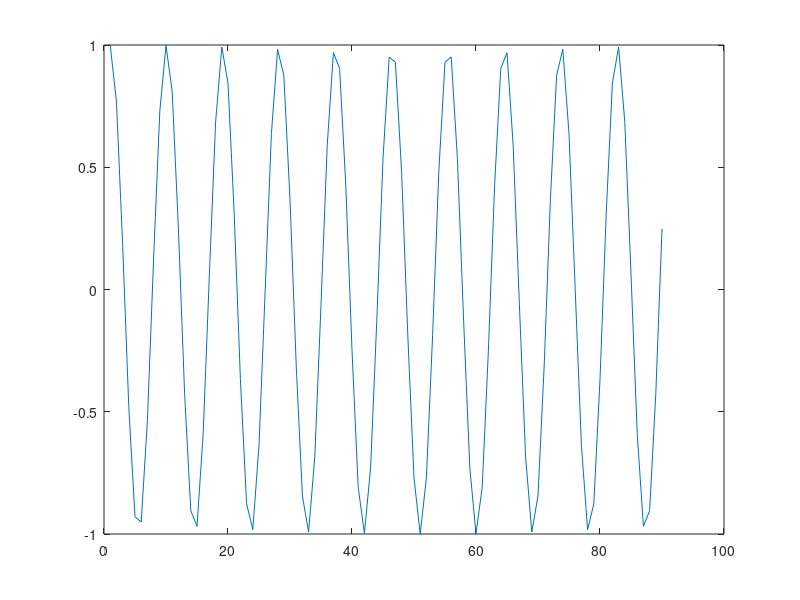
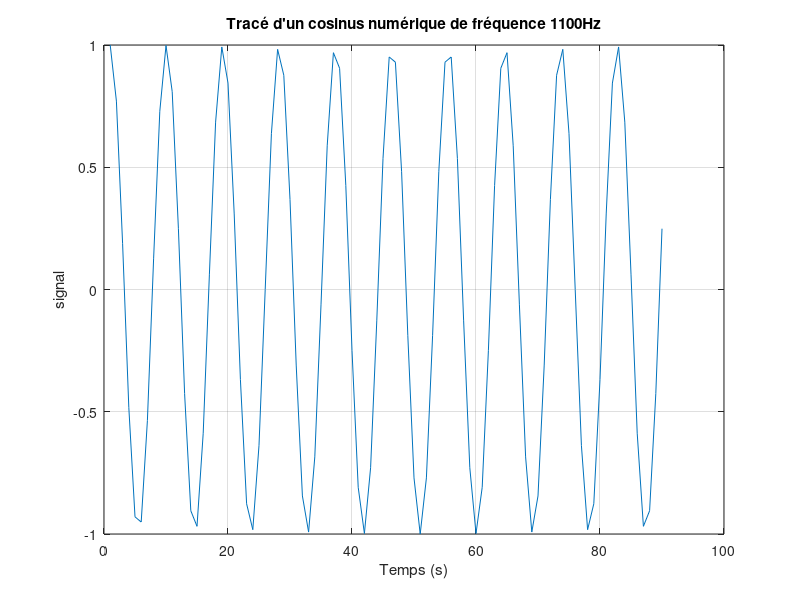
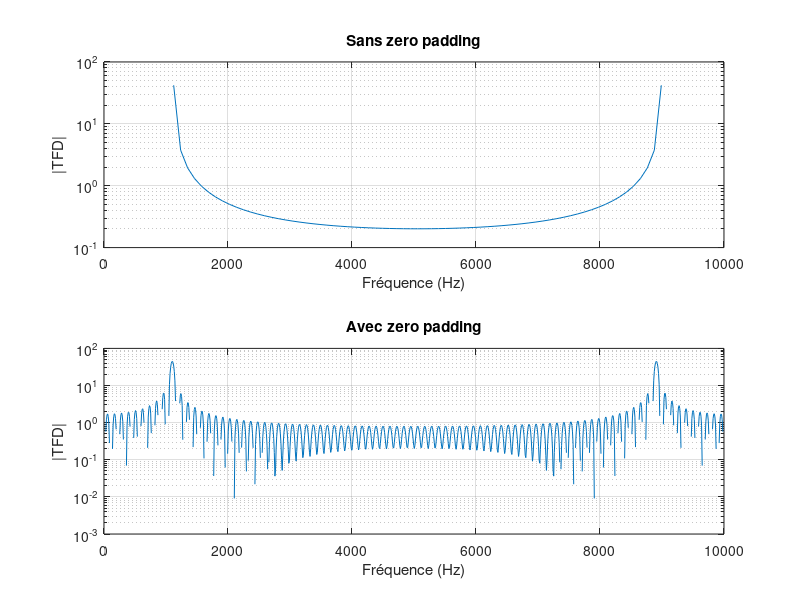
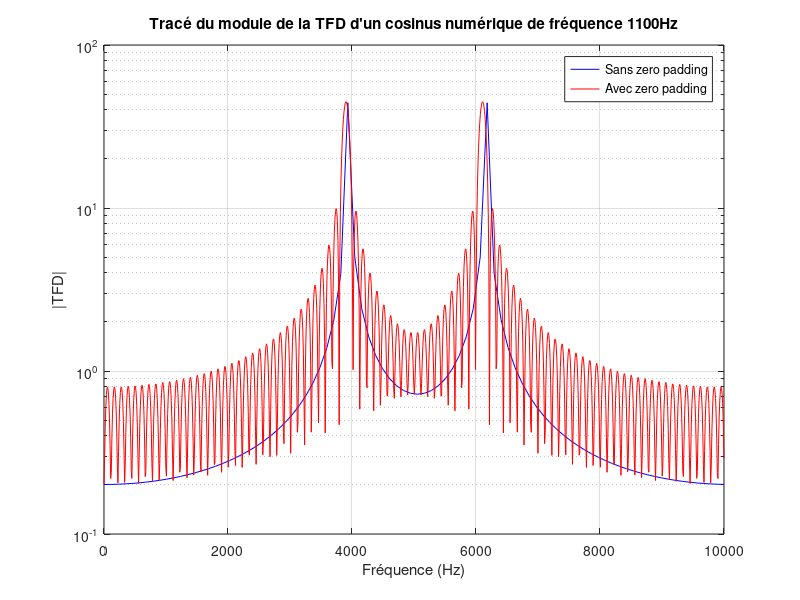

Write the MATLAB code that produced these figures, in order. (Note: this script raises an error after producing the figures.)
%%%%%%%%%%%%%%%%%%%%%%%%%%%%%%%%%%%%%%%%%%%%%%%%%%%%%%%%%%%%%%%%%%%%%%%%%%
%               TP1 de Traitement Numérique du Signal
%                   SCIENCES DU NUMERIQUE 1A
%                       Fevrier 2024 
%                        Nolann MARTIN
%%%%%%%%%%%%%%%%%%%%%%%%%%%%%%%%%%%%%%%%%%%%%%%%%%%%%%%%%%%%%%%%%%%%%%%%%%

clear all
close all

%%%%%%%%%%%%%%%%%%%%%%%%%%%%%%%%%%%%%%%%%%%%%%%%%%%%%%%%%%%%%%%%%%%%%%%%%%
%PARAMETRES GENERAUX
%%%%%%%%%%%%%%%%%%%%%%%%%%%%%%%%%%%%%%%%%%%%%%%%%%%%%%%%%%%%%%%%%%%%%%%%%%
A=1;        %amplitude du cosinus
f0=1100;       %fr�quence du cosinus en Hz
T0=1/f0;       %p�riode du cosinus en secondes
N=90;        %nombre d'�chantillons souhait�s pour le cosinus
Fe1=10000;%fr�quence d'�chantillonnage en Hz
Fe2 = 1000;
Te2 = 1/Fe2;
Te1=1/Fe1;       %p�riode d'�chantillonnage en secondes
SNR="feur";      %SNR souhait� en dB pour le cosinus bruit�


%%%%%%%%%%%%%%%%%%%%%%%%%%%%%%%%%%%%%%%%%%%%%%%%%%%%%%%%%%%%%%%%%%%%%%%%%%
%GENERATION DU COSINUS NUMERIQUE
%%%%%%%%%%%%%%%%%%%%%%%%%%%%%%%%%%%%%%%%%%%%%%%%%%%%%%%%%%%%%%%%%%%%%%%%%%
%D�finition de l'�chelle temporelle
t1 = linspace(0,(N-1)*Te1,N);
t2 = linspace(0,(N-1)*Te2,N);
%G�n�ration de N �chantillons de cosinus � la fr�quence f0
x=A*cos(2*pi*f0*t1);
x2 = A*cos(2*pi*f0*t1);
%%%%%%%%%%%%%%%%%%%%%%%%%%%%%%%%%%%%%%%%%%%%%%%%%%%%%%%%%%%%%%%%%%%%%%%%%%
%TRACE DU COSINUS NUMERIQUE
%%%%%%%%%%%%%%%%%%%%%%%%%%%%%%%%%%%%%%%%%%%%%%%%%%%%%%%%%%%%%%%%%%%%%%%%%%
%Sans se pr�occuper de l'�chelle temporelle
figure
plot(x)

%Trac� avec une �chelle temporelle en secondes
%des labels sur les axes et un titre (utilisation de xlabel, ylabel et
%title)
figure
plot(x2);
grid
xlabel('Temps (s)')
ylabel('signal')
title(['Tracé d''un cosinus numérique de fréquence ' num2str(f0) 'Hz']);

%%%%%%%%%%%%%%%%%%%%%%%%%%%%%%%%%%%%%%%%%%%%%%%%%%%%%%%%%%%%%%%%%%%%%%%%%%
%CALCUL DE LA TRANSFORMEE DE FOURIER NUMERIQUE (TFD) DU COSINUS NUMERIQUE
%%%%%%%%%%%%%%%%%%%%%%%%%%%%%%%%%%%%%%%%%%%%%%%%%%%%%%%%%%%%%%%%%%%%%%%%%%
%Sans zero padding 
X=fft(x);
%Avec zero padding (ZP : param�tre de zero padding � d�finir)         
X_ZP=fft(x2,1024);

%%%%%%%%%%%%%%%%%%%%%%%%%%%%%%%%%%%%%%%%%%%%%%%%%%%%%%%%%%%%%%%%%%%%%%%%%%
%TRACE DU MODULE DE LA TFD DU COSINUS NUMERIQUE EN ECHELLE LOG
%SANS PUIS AVEC ZERO PADDING
%%%%%%%%%%%%%%%%%%%%%%%%%%%%%%%%%%%%%%%%%%%%%%%%%%%%%%%%%%%%%%%%%%%%%%%%%%

%Avec une �chelle fr�quentielle en Hz
%des labels sur les axes et des titres
%Trac�s en utilisant plusieurs zones de la figure (utilisation de subplot) 
figure('name',['Tracé du module de la TFD d''un cosinus numérique de fréquence ' num2str(f0) 'Hz'])

subplot(2,1,1)
echelle_frequentielle=linspace(0,Fe1,length(X));
semilogy(echelle_frequentielle,X);
grid
title('Sans zero padding')
xlabel('Fréquence (Hz)')
ylabel('|TFD|')

subplot(2,1,2)
echelle_frequentielle=linspace(0,Fe1,length(X_ZP));
semilogy(echelle_frequentielle,X_ZP);
grid
title('Avec zero padding')
xlabel('Fréquence (Hz)')
ylabel('|TFD|')

%Avec une �chelle fr�quentielle en Hz
%des labels sur les axes et des titres
%Trac�s superpos�s sur une m�me figure 
% (utilisation de hold, de couleurs diff�rentes et de legend)
% !! UTILISER ICI fftshit POUR LE TRACE !!
figure
echelle_frequentielle=linspace(0,Fe1,length(X));
semilogy(echelle_frequentielle,fftshift(abs(X)),'b');    %Trac� en bleu : 'b'
hold on
echelle_frequentielle=linspace(0,Fe1,length(X_ZP));
semilogy(echelle_frequentielle,fftshift(abs(X_ZP)),'r'); %Trac� en rouge : 'r'
grid
legend('Sans zero padding','Avec zero padding')
xlabel('Fréquence (Hz)')
ylabel('|TFD|')
title(['Tracé du module de la TFD d''un cosinus numérique de fréquence ' num2str(f0) 'Hz'])

%%%%%%%%%%%%%%%%%%%%%%%%%%%%%%%%%%%%%%%%%%%%%%%%%%%%%%%%%%%%%%%%%%%%%%%%%%
%CALCUL DE LA TFD DU COSINUS NUMERIQUE AVEC FENETRAGE
%%%%%%%%%%%%%%%%%%%%%%%%%%%%%%%%%%%%%%%%%%%%%%%%%%%%%%%%%%%%%%%%%%%%%%%%%%
%Application de la fen�tre de pond�ration de Hamming
x_fenetre_hamming=x.*hamming(length(x)).';
%Calcul de la TFD pond�r�e, avec zeros padding
X_ZP_hamming=fft(x_fenetre_hamming);
%Application de la fen�tre de pond�ration de Blackman
x_fenetre_blackman=x.*blackman(length(x)).';
%Calcul de la TFD pond�r�e, avec zeros padding
X_ZP_blackman=fft(x_fenetre_blackman);

%%%%%%%%%%%%%%%%%%%%%%%%%%%%%%%%%%%%%%%%%%%%%%%%%%%%%%%%%%%%%%%%%%%%%%%%%%
%TRACE DU MODULE DE LA TFD DU COSINUS NUMERIQUE AVEC FENETRAGE EN ECHELLE LOG
%POUR DIFFERENTES FENETRES
%%%%%%%%%%%%%%%%%%%%%%%%%%%%%%%%%%%%%%%%%%%%%%%%%%%%%%%%%%%%%%%%%%%%%%%%%%
"� r�aliser : trac�s superpos�s sur la m�me figure de la TFD non fen�tr�e, " + ...
    "de la TFD avec fen�trage de Hamming, de la TFD avec fen�trage de Blackman" + ...
    "Le tout avec une �chelle fr�quentielle en Hz, un titre, des labels sur les axes, " + ...
    "une l�gende et en utilisant fftshift"

%%%%%%%%%%%%%%%%%%%%%%%%%%%%%%%%%%%%%%%%%%%%%%%%%%%%%%%%%%%%%%%%%%%%%%%%%%
%CALCUL DE LA DENSITE SPECTRALE DE PUISSANCE (DSP) DU COSINUS NUMERIQUE
%%%%%%%%%%%%%%%%%%%%%%%%%%%%%%%%%%%%%%%%%%%%%%%%%%%%%%%%%%%%%%%%%%%%%%%%%%

%Estimation par p�riodogramme
Sx_periodogramme="� completer";

%Estimation par p�riodogramme de Welch
Sx_Welch=pwelch(x, [],[],[],Fe1,'twosided');

%%%%%%%%%%%%%%%%%%%%%%%%%%%%%%%%%%%%%%%%%%%%%%%%%%%%%%%%%%%%%%%%%%%%%%%%%%
%TRACE DE LA DENSITE SPECTRALE DE PUISSANCE (DSP) DU COSINUS NUMERIQUE
%%%%%%%%%%%%%%%%%%%%%%%%%%%%%%%%%%%%%%%%%%%%%%%%%%%%%%%%%%%%%%%%%%%%%%%%%%

%Trac�s superpos�s sur une m�me figure en utilisant fftshift
%Avec une �chelle fr�quentielle en Hz
%des labels sur les axes, un titre, une l�gende
figure
echelle_frequentielle="� completer";
semilogy("� completer",'b')
hold on
echelle_frequentielle="a completer";
semilogy("� completer",'r')
legend('Periodogramme','Periodogramme de Welch')
xlabel('Fr�quences (Hz)')
ylabel('DSP')
title('Trac�s de la DSP d''un cosinus num�rique de fr�quence 1100 Hz');

%%%%%%%%%%%%%%%%%%%%%%%%%%%%%%%%%%%%%%%%%%%%%%%%%%%%%%%%%%%%%%%%%%%%%%%%%%
%CALCUL ET TRACE DE LA FONCTION D'AUTOCORRELATION DU COSINUS BRUITE AVEC LE
%BON SNR
%%%%%%%%%%%%%%%%%%%%%%%%%%%%%%%%%%%%%%%%%%%%%%%%%%%%%%%%%%%%%%%%%%%%%%%%%%       

%Calcul de la puissance du signal
P_signal=mean(abs(x).^2);
%Calcul de la puissance du bruit pour obtenir le SNR souhait�
P_bruit="� completer";

%G�n�ration du bruit gaussien � la puissance Pb
bruit=sqrt(P_bruit)*randn(1,length(x));
%Ajout du bruit sur le signal
x_bruite=x+bruit;

%Calcul de la fonction d'autocorr�lation du signal bruite
%attention pas le 1/N quand on utilise xcorr => � rajouter
Rx=(1/length(x_bruite))*xcorr(x_bruite); 

%Trac� du signal bruit� avec une �chelle temporelle en secondes
figure
plot("� completer")
grid
xlabel('Temps (s)')
ylabel('Signal')
title('Trac� du cosinus bruit�');

%Trac� de la fonction d'autocorr�lation du signal bruite avec une �chelle 
%temporelle en secondes
figure
echelle_tau="� completer";
plot("� completer")
grid
xlabel('\tau (s)')
ylabel('R_x(\tau)')
title('Trac� de la fonction d''autocorr�lation du cosinus bruit�');

